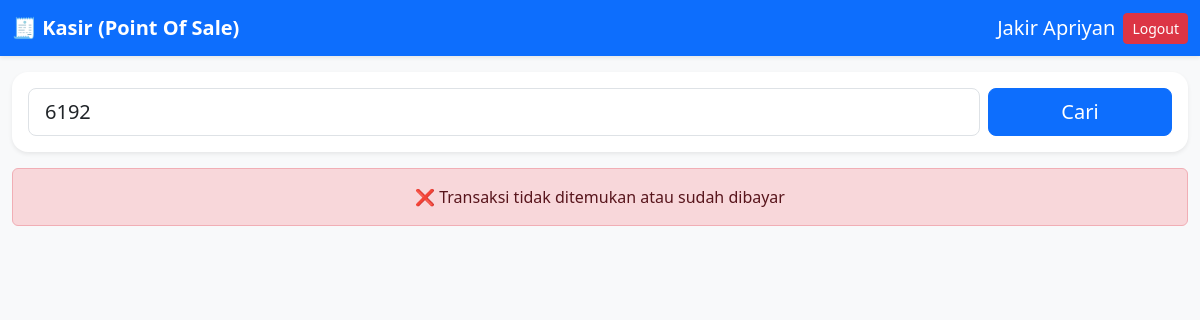
The page /kasir/index.php?kode=6192 (signed in) on the database as committed earlier.
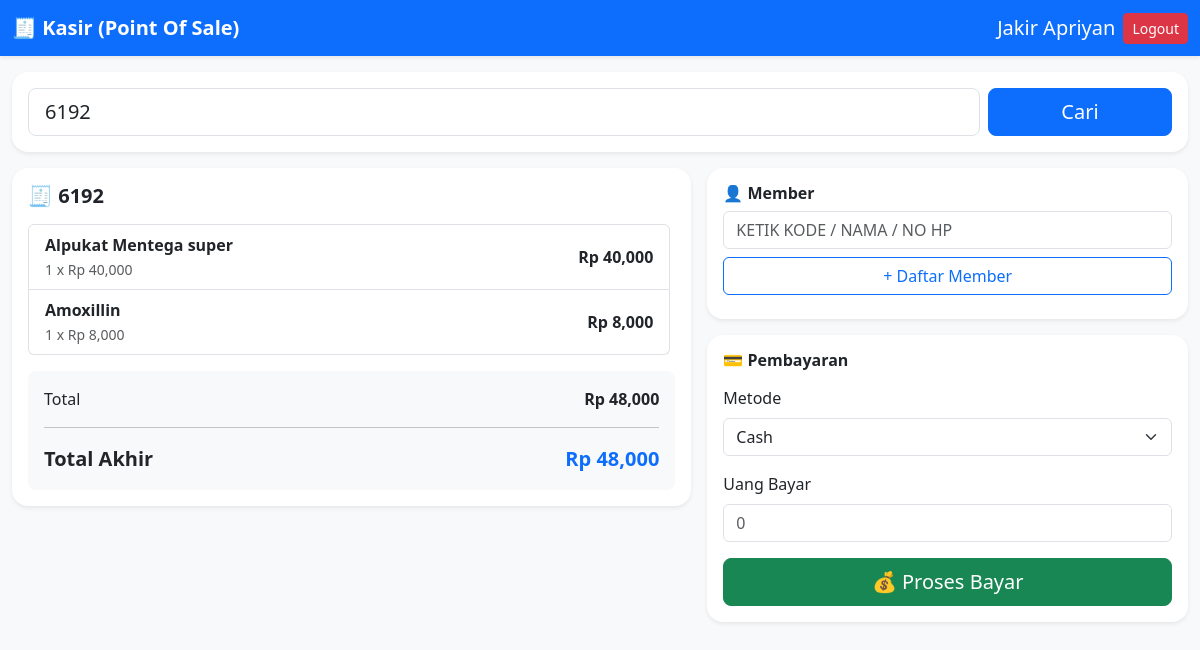
The same page on the database as committed later.
### tables this page shows
CREATE TABLE `transaksi` (
  `id_transaksi` int NOT NULL,
  `kode_transaksi` varchar(30) DEFAULT NULL,
  `total_harga` int NOT NULL DEFAULT '0',
  `diskon` decimal(12,2) DEFAULT '0.00',
  `bayar` int NOT NULL,
  `kembalian` int NOT NULL,
  `tanggal` timestamp NOT NULL DEFAULT CURRENT_TIMESTAMP,
  `status` enum('pending','dibayar') DEFAULT 'pending',
  `metode_pembayaran` varchar(20) DEFAULT NULL,
  `snap_token` text,
  `id_pengguna` int DEFAULT NULL,
  `id_member` int DEFAULT NULL
);

CREATE TABLE `detail_transaksi` (
  `id_detail` int NOT NULL,
  `id_transaksi` int NOT NULL,
  `id_barang` int NOT NULL,
  `qty` int NOT NULL,
  `harga` int NOT NULL,
  `subtotal` int NOT NULL,
  `kode_transaksi` varchar(10) NOT NULL
);

CREATE TABLE `barang` (
  `id_barang` int NOT NULL,
  `id_kategori` int NOT NULL,
  `id_satuan` int NOT NULL,
  `nama_barang` varchar(100) NOT NULL,
  `harga` int NOT NULL,
  `stok` int NOT NULL DEFAULT '0',
  `created_at` timestamp NOT NULL DEFAULT CURRENT_TIMESTAMP
);

### kasir/index.php (the view, shortened to what this page needs)
<?php
include '../config/db.php';
$transaksi = null;
$detail = [];
$total = 0;
$diskon = 0;
$total_akhir = 0;
$kasir = $_SESSION['kasir'];
if (isset($_GET['kode'])) {
    $kode = $_GET['kode'];
    $qTransaksi = mysqli_query(
        $koneksi,
        "SELECT * FROM transaksi WHERE kode_transaksi='$kode' AND status='pending'"
    );
    $transaksi = mysqli_fetch_assoc($qTransaksi);
    if ($transaksi) {
        $qDetail = mysqli_query(
            $koneksi,
            "SELECT dt.*, b.nama_barang
            FROM detail_transaksi dt
            JOIN barang b ON dt.id_barang = b.id_barang
            WHERE dt.kode_transaksi='$kode'"
        );
        while ($row = mysqli_fetch_assoc($qDetail)) {
            $detail[] = $row;
            $total += $row['subtotal'];
        }
        $total_akhir = $total - $diskon;
    }
}
?>
<!DOCTYPE html>
<html lang="id">
<head>
    <link href="https://cdn.jsdelivr.net/npm/bootstrap@5.3.8/dist/css/bootstrap.min.css" rel="stylesheet"
>
</head>
<body class="bg-light">
    <nav class="navbar navbar-expand-lg navbar-dark bg-primary shadow-sm sticky-top">
        <div class="container-fluid">
            <span class="navbar-brand fw-bold">🧾 Kasir (Point Of Sale)</span>
            <div class="d-flex align-items-center gap-2">
                <span class="text-white fs-5">
                    <?= $kasir['nama']; ?>
                </span>
                <a href="../auth/logout.php" class="btn btn-danger btn-sm">Logout</a>
            </div>
        </div>
    </nav>
    <div class="container-fluid py-3">
        <div class="card border-0 shadow-sm rounded-4 mb-3">
            <div class="card-body">
                <form method="GET" class="row g-2 align-items-center">
                    <div class="col-12 col-md-10">
                        <input type="text" name="kode" class="form-control form-control-lg"
                            placeholder="🔎 Masukkan kode transaksi" value="<?= $_GET['kode'] ?? ''; ?>" required>
                    </div>
                    <div class="col-12 col-md-2 d-grid">
                        <button class="btn btn-primary btn-lg">Cari</button>
                    </div>
                </form>
            </div>
        </div>
        <?php if ($transaksi) : ?>
        <div class="row g-3">
            <div class="col-12 col-lg-7">
                <div class="card border-0 shadow-sm rounded-4">
                    <div class="card-body">
                        <h5 class="fw-bold mb-3">
                            🧾 <?= $transaksi['kode_transaksi']; ?>
                        </h5>
                        <div style="max-height: 320px; overflow-y: auto; padding-right: 5px;">
                            <div class="list-group mb-3">
                                <?php foreach ($detail as $item) : ?>
                                <div class="list-group-item d-flex justify-content-between align-items-center">
                                    <div>
                                        <div class="fw-semibold"><?= $item['nama_barang']; ?></div>
                                        <small class="text-muted">
                                            <?= $item['qty']; ?> x Rp <?= number_format($item['harga']); ?>
                                        </small>
                                    </div>
                                    <span class="fw-bold">
                                        Rp <?= number_format($item['subtotal']); ?>
                                    </span>
                                </div>
                                <?php endforeach; ?>
                            </div>
                        </div>
                        <div class="p-3 bg-light rounded-3">
                            <div class="d-flex justify-content-between">
                                <span>Total</span>
                                <strong>Rp <?= number_format($total); ?></strong>
                            </div>
                            <hr>
                            <div class="d-flex justify-content-between fs-5">
                                <strong>Total Akhir</strong>
                                <strong class="text-primary">
                                    Rp <?= number_format($total_akhir); ?>
                                </strong>
                            </div>
                        </div>
                    </div>
                </div>
            </div>
            <div class="col-12 col-lg-5">
                <div class="card border-0 shadow-sm rounded-4 mb-3">
                    <div class="card-body">
                        <h6 class="fw-bold mb-2">👤 Member</h6>
                        <form method="GET">
                            <div class="mb-2">
                                <input type="text" name="kode_member" id="kodeMemberInput"
                                    class="form-control text-uppercase w-100" placeholder="Ketik Kode / Nama / No HP"
                                    autocomplete="off">
                            </div>
                            <button type="button" class="btn btn-outline-primary w-100" data-bs-toggle="modal"
                                data-bs-target="#modalDaftarMember">
                                + Daftar Member
                            </button>
                        </form>
                    </div>
                </div>
                <div class="card border-0 shadow-sm rounded-4">
                    <div class="card-body">
                        <h6 class="fw-bold mb-3">💳 Pembayaran</h6>
                        <form method="POST" action="../proses/kasir/proses_bayar.php">
                            <div class="mb-3">
                                <label class="form-label">Metode</label>
                                <select name="metode_pembayaran" id="metodePembayaran" class="form-select">
                                    <option value="cash">Cash</option>
                                </select>
                            </div>
                            <div class="mb-3" id="inputBayar">
                                <label class="form-label">Uang Bayar</label>
                                <input type="text" name="bayar" id="bayarInput" class="form-control" placeholder="0">
                            </div>
                            <button class="btn btn-success w-100 btn-lg">
                                💰 Proses Bayar
                            </button>
                        </form>
                    </div>
                </div>
            </div>
        </div>
        <?php elseif (isset($_GET['kode'])) : ?>
        <div class="alert alert-danger text-center">
            ❌ Transaksi tidak ditemukan atau sudah dibayar
        </div>
        <?php endif; ?>
    </div>
</body>
</html>

Rows that differ between the two databases and show on the page:
added transaksi: kode_transaksi "6192"
added detail_transaksi: id_barang.nama_barang "Alpukat Mentega super", qty "1", harga "40,000", subtotal "40,000"
added detail_transaksi: id_barang.nama_barang "Amoxillin", qty "1", harga "8,000", subtotal "8,000"
Other text that changed with them:
$total: (not shown) → "48,000"
$total_akhir: (not shown) → "48,000"
form field metode_pembayaran: (not shown) → "Cash"
text no longer shown: "❌ Transaksi tidak ditemukan atau sudah dibayar"
text now shown: "🧾 Total Rp Total Akhir Rp 👤 Member + Daftar Member 💳 Pembayaran Metode Uang Bayar 💰 Proses Bayar"
